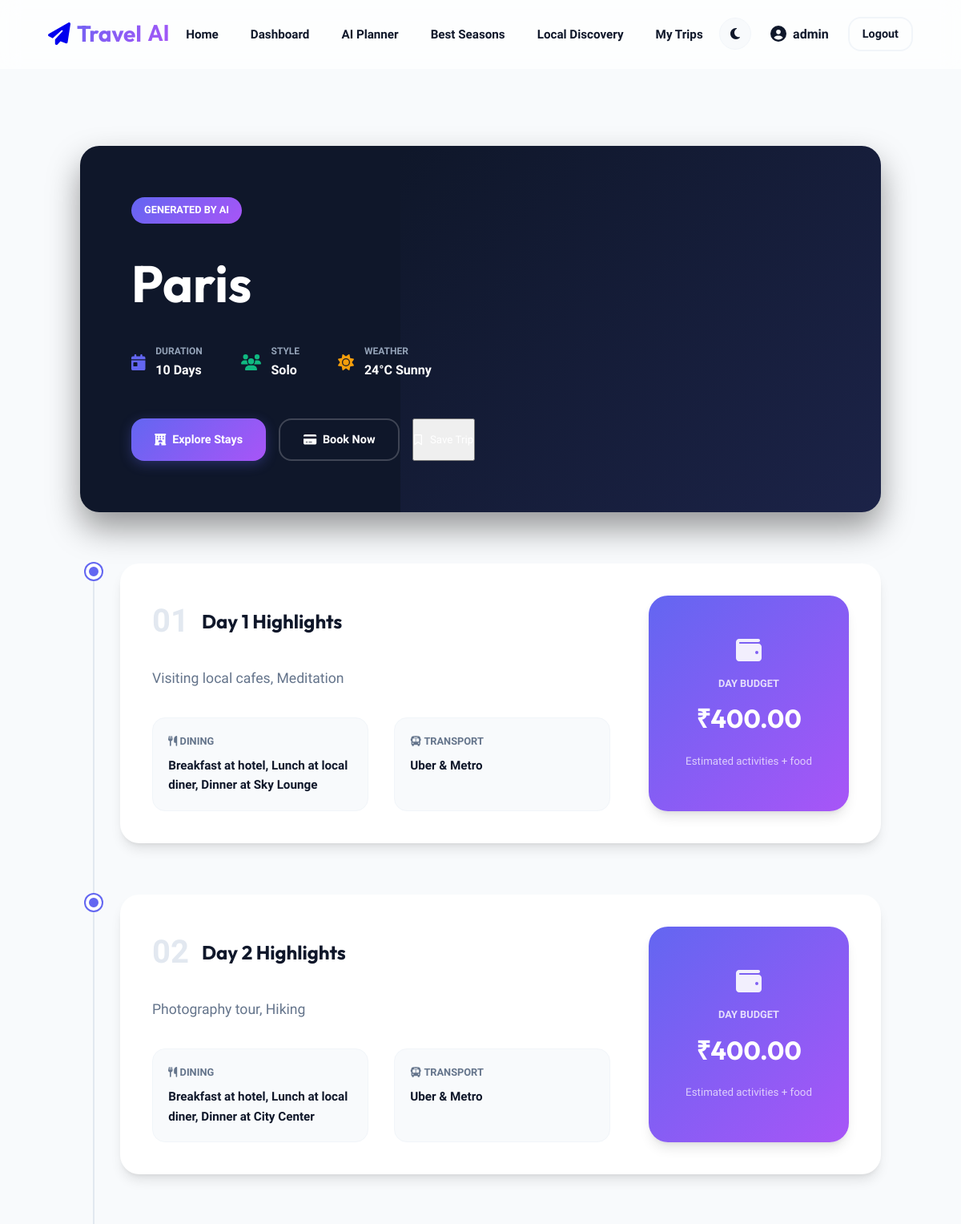
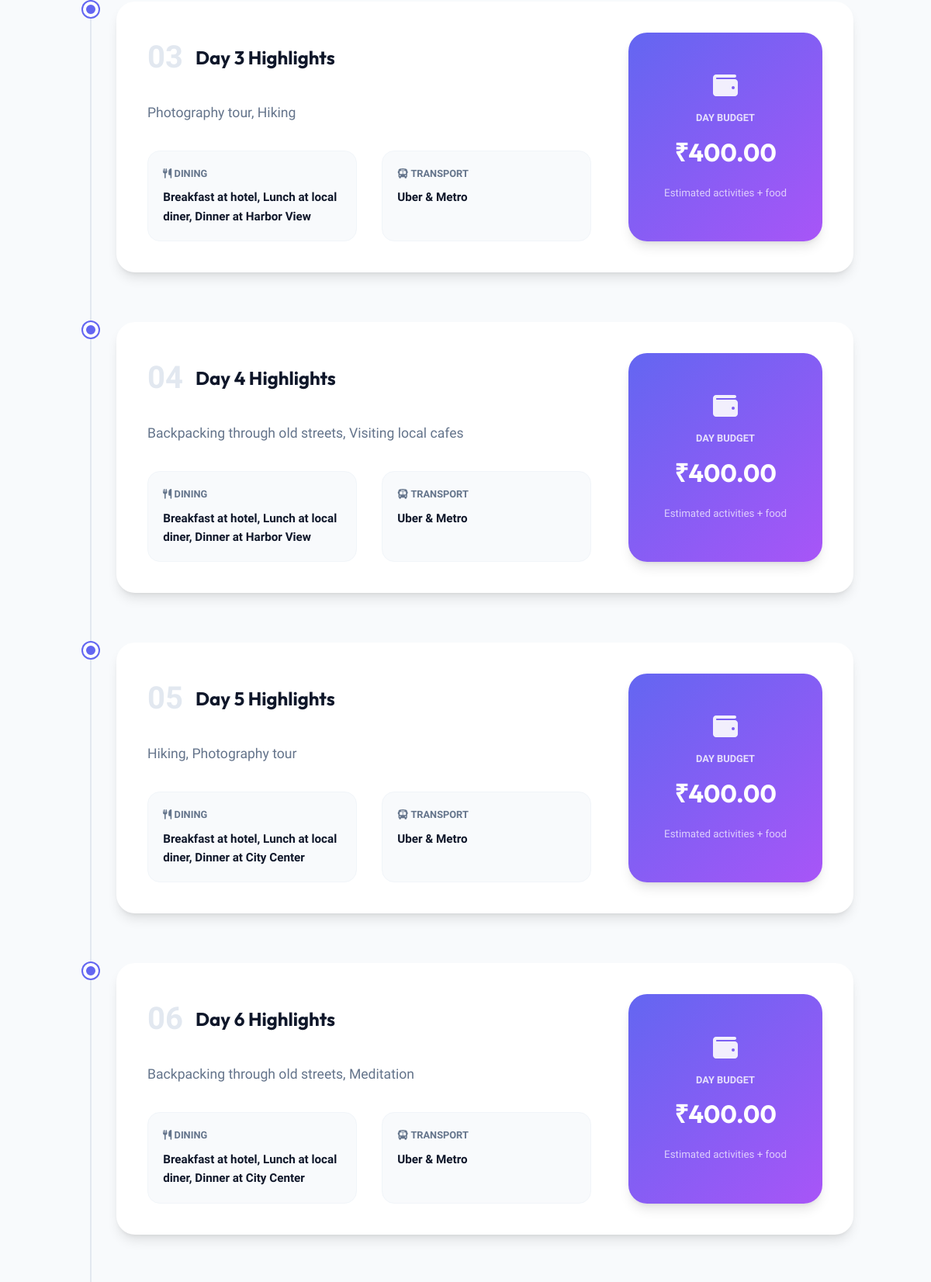
The app's page /itinerary/1/ (signed in, upper part) with its own data (2 pictures, top to bottom).
### travel_app/models.py (models this page shows, shortened)
class Trip(models.Model):
    TRAVEL_TYPES = [
        ('Solo', 'Solo'),
        ('Family', 'Family'),
        ('Adventure', 'Adventure'),
        ('Romantic', 'Romantic'),
        ('Business', 'Business'),
    ]
    user = models.ForeignKey(User, on_delete=models.CASCADE, related_name='trips')
    starting_point = models.CharField(max_length=200, default='Delhi')
    destination_name = models.CharField(max_length=200)
    budget = models.DecimalField(max_digits=12, decimal_places=2)
    start_date = models.DateField()
    end_date = models.DateField()
    travel_type = models.CharField(max_length=50, choices=TRAVEL_TYPES)
    created_at = models.DateTimeField(auto_now_add=True)
    @property
    def duration(self):
        return (self.end_date - self.start_date).days

class Itinerary(models.Model):
    trip = models.ForeignKey(Trip, on_delete=models.CASCADE, related_name='itineraries')
    day_number = models.IntegerField()
    activities = models.TextField()
    meals = models.TextField(blank=True)
    expenses_estimate = models.DecimalField(max_digits=10, decimal_places=2, default=0.00)
    class Meta:
        ordering = ['day_number']

### travel_app/views.py (the view)
# urls.py: path('itinerary/<int:trip_id>/', views.itinerary_detail, name='itinerary_detail'),
@login_required
def itinerary_detail(request, trip_id):
    trip = get_object_or_404(Trip, id=trip_id, user=request.user)
    itineraries = trip.itineraries.all()
    total_estimated = sum(i.expenses_estimate for i in itineraries)
    is_saved = SavedTrip.objects.filter(user=request.user, trip_data__trip_id=trip_id).exists()
    return render(request, 'travel_app/itinerary_detail.html', {
        'trip': trip,
        'itineraries': itineraries,
        'total_estimated': total_estimated,
        'is_saved': is_saved,
    })

### templates/travel_app/itinerary_detail.html (shortened to what this page needs)
{% extends 'travel_app/base.html' %}
{% block content %}
<div class="container" style="padding: 6rem 0;">
    <div style="max-width: 1000px; margin: 0 auto;">
        <div class="card animate-fade" style="padding: 4rem; margin-bottom: 4rem; background: #0f172a; color: white; position: relative; overflow: hidden; border: none; box-shadow: 0 20px 40px rgba(0,0,0,0.4);">
            <div style="position: absolute; top: 0; right: 0; width: 60%; height: 100%; background: linear-gradient(135deg, transparent, rgba(99, 102, 241, 0.15)); z-index: 1;"></div>
            <div style="position: relative; z-index: 2;">
                <div style="display: inline-block; background: var(--primary-gradient); padding: 0.4rem 1rem; border-radius: 2rem; font-size: 0.8rem; font-weight: 700; margin-bottom: 1.5rem; text-transform: uppercase;">Generated by AI</div>
                <h1 style="font-size: 4rem; margin-bottom: 1.5rem;">{{ trip.destination_name }}</h1>
                <div style="display: flex; gap: 3rem; flex-wrap: wrap;">
                    <div style="display: flex; align-items: center; gap: 0.8rem;">
                        <i class="fas fa-calendar-day fa-lg" style="color: var(--primary);"></i>
                        <div>
                            <p style="font-size: 0.75rem; color: #94a3b8; font-weight: 700; text-transform: uppercase;">Duration</p>
                            <p style="font-weight: 600;">{{ trip.duration|add:1 }} Days</p>
                        </div>
                    </div>
                    <div style="display: flex; align-items: center; gap: 0.8rem;">
                        <i class="fas fa-users fa-lg" style="color: var(--accent);"></i>
                        <div>
                            <p style="font-size: 0.75rem; color: #94a3b8; font-weight: 700; text-transform: uppercase;">Style</p>
                            <p style="font-weight: 600;">{{ trip.travel_type }}</p>
                        </div>
                    </div>
                    <div style="display: flex; align-items: center; gap: 0.8rem;">
                        <i class="fas fa-sun fa-lg" style="color: var(--secondary);"></i>
                        <div>
                            <p style="font-size: 0.75rem; color: #94a3b8; font-weight: 700; text-transform: uppercase;">Weather</p>
                            <p style="font-weight: 600;">24°C Sunny</p>
                        </div>
                    </div>
                </div>
            </div>
            <div style="margin-top: 3rem; display: flex; gap: 1rem; position: relative; z-index: 2; flex-wrap: wrap;">
                <a href="{% url 'hotels_with_trip' trip.id %}" class="btn btn-primary"><i class="fas fa-hotel"></i> Explore Stays</a>
                <a href="{% url 'payment' trip.id %}" class="btn btn-outline" style="color: white; border-color: rgba(255,255,255,0.2);"><i class="fas fa-credit-card"></i> Book Now</a>
                <button id="save-btn" onclick="toggleSave({{ trip.id }})"
                    style="display: flex; align-items: center; gap: 0.6rem; background: {{ is_saved|yesno:'rgba(251,191,36,0.2),rgba(255,255,255,0.05)' }}; color: {{ is_saved|yesno:'#f59e0b,white' }}; border: 1px solid {{ is_saved|yesno:'#f59e0b,rgba(255,255,255,0.2)' }}; padding: 0.75rem 1.5rem; border-radius: 0.75rem; font-weight: 700; font-size: 0.95rem; cursor: pointer; transition: all 0.3s; backdrop-filter: blur(4px);">
                    <i id="save-icon" class="{{ is_saved|yesno:'fas,far' }} fa-bookmark"></i>
                    <span id="save-text">{{ is_saved|yesno:'Saved,Save Trip' }}</span>
                </button>
            </div>
        </div>
        <div class="timeline animate-fade" style="padding-left: 2rem; border-left: 2px solid #e2e8f0; margin-left: 1rem;">
            {% for item in itineraries %}
            <div style="position: relative; margin-bottom: 4rem;">
                <div style="position: absolute; left: -2.7rem; top: 0; width: 20px; height: 20px; background: var(--primary); border-radius: 50%; border: 4px solid var(--card-bg); box-shadow: 0 0 0 2px var(--primary);"></div>
                <div class="card" style="padding: 2.5rem; display: grid; grid-template-columns: 1fr 250px; gap: 3rem; border: none;">
                    <div>
                        <div style="display: flex; align-items: center; gap: 1rem; margin-bottom: 1.5rem;">
                            <span style="font-size: 2.5rem; font-weight: 800; color: #e2e8f0;">0{{ item.day_number }}</span>
                            <h3 style="font-size: 1.5rem; color: var(--text-main);">Day {{ item.day_number }} Highlights</h3>
                        </div>
                        <p style="font-size: 1.1rem; line-height: 1.8; color: var(--text-muted); margin-bottom: 2rem;">{{ item.activities }}</p>
                        <div style="display: flex; gap: 2rem;">
                            <div style="background: var(--input-bg); padding: 1.2rem; border-radius: 1rem; flex: 1; border: 1px solid var(--card-border);">
                                <h5 style="margin-bottom: 0.5rem; font-size: 0.8rem; color: var(--text-muted); text-transform: uppercase;"><i class="fas fa-utensils"></i> Dining</h5>
                                <p style="font-size: 0.95rem; font-weight: 600; color: var(--text-main);">{{ item.meals }}</p>
                            </div>
                            <div style="background: var(--input-bg); padding: 1.2rem; border-radius: 1rem; flex: 1; border: 1px solid var(--card-border);">
                                <h5 style="margin-bottom: 0.5rem; font-size: 0.8rem; color: var(--text-muted); text-transform: uppercase;"><i class="fas fa-bus"></i> Transport</h5>
                                <p style="font-size: 0.95rem; font-weight: 600; color: var(--text-main);">Uber & Metro</p>
                            </div>
                        </div>
                    </div>
                    <div style="background: var(--primary-gradient); color: white; border-radius: 1.5rem; padding: 2rem; display: flex; flex-direction: column; justify-content: center; text-align: center; box-shadow: var(--shadow);">
                        <i class="fas fa-wallet fa-2x" style="color: white; margin-bottom: 1rem; opacity: 0.9;"></i>
                        <p style="font-size: 0.8rem; color: white; opacity: 0.8; font-weight: 700; text-transform: uppercase; margin-bottom: 0.5rem;">Day Budget</p>
                        <h2 style="font-size: 2rem; color: white;">₹{{ item.expenses_estimate }}</h2>
                        <small style="color: white; opacity: 0.7; margin-top: 1rem;">Estimated activities + food</small>
                    </div>
                </div>
            </div>
            {% endfor %}
        </div>
    </div>
</div>
{% endblock %}

### templates/travel_app/base.html (shortened to what this page needs)
{% load static %}
<!DOCTYPE html>
<html lang="en">
<head>
    <link rel="stylesheet" href="{% static 'travel_app/css/style.css' %}">
</head>
<body>
    <nav class="navbar animate-fade">
        <a href="{% url 'home' %}" class="nav-logo">
            <i class="fas fa-paper-plane"></i>
            Travel<span>AI</span>
        </a>
        <ul class="nav-links">
            <li><a href="{% url 'home' %}">Home</a></li>
            {% if user.is_authenticated %}
                <li><a href="{% url 'dashboard' %}">Dashboard</a></li>
                <li><a href="{% url 'ai_planner' %}">AI Planner</a></li>
                <li><a href="{% url 'seasonal_guide' %}">Best Seasons</a></li>
                <li><a href="{% url 'discover' %}">Local Discovery</a></li>
                <li><a href="{% url 'saved_trips' %}">My Trips</a></li>
            {% endif %}
        </ul>
        <div class="nav-auth" style="display: flex; align-items: center; gap: 1.5rem;">
            <div id="theme-toggle" style="cursor: pointer; width: 40px; height: 40px; background: var(--input-bg); border-radius: 50%; display: flex; align-items: center; justify-content: center; border: 1px solid var(--input-border); color: var(--text-main); transition: all 0.3s;">
                <i class="fas fa-moon" id="theme-icon"></i>
            </div>
            {% if user.is_authenticated %}
                <div style="display: flex; align-items: center; gap: 1.5rem;">
                    <a href="{% url 'profile' %}" style="text-decoration: none; color: var(--text-main); font-weight: 700; display: flex; align-items: center; gap: 0.5rem;">
                        {% if user.profile.profile_pic %}
                            <img src="{{ user.profile.profile_pic.url }}" style="width: 35px; height: 35px; border-radius: 50%; object-fit: cover;">
                        {% else %}
                            <i class="fas fa-user-circle fa-lg"></i>
                        {% endif %}
                        {{ user.username }}
                    </a>
                    <a href="{% url 'logout' %}" class="btn btn-outline" style="padding: 0.5rem 1rem;">Logout</a>
                </div>
            {% else %}
                <a href="{% url 'login' %}" class="btn btn-outline">Login</a>
                <a href="{% url 'register' %}" class="btn btn-primary">Join Free</a>
            {% endif %}
        </div>
    </nav>
    <main>
        {% block content %}{% endblock %}
    </main>
</body>
</html>

### static/travel_app/css/style.css (style rules this page uses)
:root { --primary: #6366f1; --primary-gradient: linear-gradient(135deg, #6366f1 0%, #a855f7 100%); --secondary: #f59e0b; --accent: #10b981; --dark: #0f172a; --dark-lighter: #1e293b; --light: #f8fafc; --white: #ffffff; --glass: rgba(255, 255, 255, 0.7); --glass-dark: rgba(15, 23, 42, 0.8); --card-bg: #ffffff; --card-border: #f1f5f9; --text-main: #0f172a; --text-muted: #64748b; --input-bg: #f8fafc; --input-border: #f1f5f9; --sidebar-bg: #ffffff; --nav-bg: rgba(255, 255, 255, 0.7); --shadow-sm: 0 1px 2px 0 rgb(0 0 0 / 0.05); --shadow: 0 10px 15px -3px rgb(0 0 0 / 0.1), 0 4px 6px -4px rgb(0 0 0 / 0.1); --shadow-xl: 0 20px 25px -5px rgb(0 0 0 / 0.1), 0 8px 10px -6px rgb(0 0 0 / 0.1); --radius-lg: 1rem; --radius-2xl: 1.5rem; }
* { margin: 0; padding: 0; box-sizing: border-box; font-family: 'Plus Jakarta Sans', sans-serif; }
body { background-color: var(--light); color: var(--text-main); line-height: 1.6; overflow-x: hidden; }
h1, h2, h3, h4, .nav-logo { font-family: 'Outfit', sans-serif; font-weight: 700; }
.animate-fade { animation: fadeIn 0.8s ease-out; }
.navbar { background: var(--nav-bg); backdrop-filter: blur(12px); -webkit-backdrop-filter: blur(12px); padding: 1.25rem 5%; display: flex; justify-content: space-between; align-items: center; position: sticky; top: 0; z-index: 1000; border-bottom: 1px solid rgba(255, 255, 255, 0.1); transition: all 0.3s; }
.nav-logo { font-size: 1.75rem; background: var(--primary-gradient); -webkit-background-clip: text; -webkit-text-fill-color: transparent; text-decoration: none; display: flex; align-items: center; gap: 0.5rem; }
.nav-links { display: flex; gap: 2.5rem; list-style: none; }
.nav-links a { text-decoration: none; color: var(--text-main); font-weight: 600; font-size: 0.95rem; position: relative; padding: 0.5rem 0; }
.nav-links a::after { content: ''; position: absolute; bottom: 0; left: 0; width: 0; height: 2px; background: var(--primary-gradient); transition: width 0.3s; }
.btn { padding: 0.8rem 1.8rem; border-radius: var(--radius-lg); font-weight: 700; font-size: 0.9rem; cursor: pointer; text-decoration: none; display: inline-flex; align-items: center; gap: 0.5rem; transition: all 0.3s cubic-bezier(0.4, 0, 0.2, 1); border: none; }
.btn-primary { background: var(--primary-gradient); color: var(--white); box-shadow: 0 4px 15px rgba(99, 102, 241, 0.3); }
.btn-outline { background: transparent; border: 2px solid var(--card-border); color: var(--text-main); }
.card { background: var(--card-bg); border-radius: var(--radius-2xl); overflow: hidden; border: 1px solid var(--card-border); box-shadow: var(--shadow); transition: all 0.4s; }
.container { max-width: 1280px; margin: 0 auto; padding: 0 2rem; }

### records on screen
Trip: destination_name "Paris", duration|add "10", travel_type "Solo"
Itinerary: day_number "1", activities "Visiting local cafes, Meditation", meals "Breakfast at hotel, Lunch at local diner, Dinner at Sky Lounge", expenses_estimate "400.00"
Itinerary: day_number "2", activities "Photography tour, Hiking", meals "Breakfast at hotel, Lunch at local diner, Dinner at City Center", expenses_estimate "400.00"
Itinerary: day_number "3", activities "Photography tour, Hiking", meals "Breakfast at hotel, Lunch at local diner, Dinner at Harbor View", expenses_estimate "400.00"
Itinerary: day_number "4", activities "Backpacking through old streets, Visiting local cafes", meals "Breakfast at hotel, Lunch at local diner, Dinner at Harbor View", expenses_estimate "400.00"
Itinerary: day_number "5", activities "Hiking, Photography tour", meals "Breakfast at hotel, Lunch at local diner, Dinner at City Center", expenses_estimate "400.00"
Itinerary: day_number "6", activities "Backpacking through old streets, Meditation", meals "Breakfast at hotel, Lunch at local diner, Dinner at City Center", expenses_estimate "400.00"

### other values on screen
{{ user.username }} "admin"
